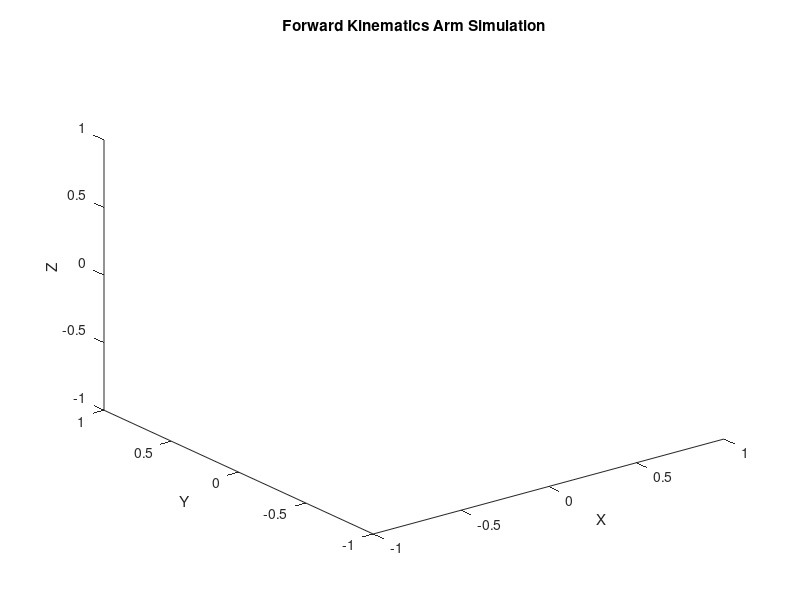

Write the MATLAB code that produced this figure. (Note: this script raises an error after producing the figure.)
%% --------------------------------------------------------------------- %%
% task_1_b.m
%
% Task 1 - Modelling the Robot 
%
% Create a graphical simulation of the robot, based on your DH Table. This 
% only needs to consist of line() objects in Matlab. Increasing the 
% thickness of the line can make the simulation easier to see, particularly 
% after video compression. 
 
% Plot the co-ordinate frames (as I do in class, with appropriate colours) 
% for additional marks. 
 
% Run forward kinematics by incrementing joint angles and plotting the 
% robot. This is a good way to ensure that your DH parameters make sense. 
%% --------------------------------------------------------------------- %%

clf;
clear;

%% --- Constants 
THETA_1 = -18.4349;
THETA_2 = -22.7207;
THETA_3 = 6.0341;
THETA_4 = 16.6865;

%% --- Plot settings
arm_plot = plot3([0 0], [0 0], [0 0]);
title(['Forward Kinematics Arm Simulation']);

xlabel('X');
ylabel('Y'); 
zlabel('Z');

hold on;

pause(2);

%% --- FK: Robotic arm and coordinate frames
[BASE_ROTATION_TM, SHOULDER_TM, ELBOW_TM, WRIST_TM, EE_TM] = FK(THETA_1, THETA_2, THETA_3, THETA_4);

[F_1_X, F_1_Y, F_1_Z, F_2_X, F_2_Y, F_2_Z, F_3_X, F_3_Y, F_3_Z, F_4_X, F_4_Y, F_4_Z, F_5_X, F_5_Y, F_5_Z] = FK_coordinate_frames(THETA_1, THETA_2, THETA_3, THETA_4);

%% --- Process data
ARM_COORDINATES = [BASE_ROTATION_TM SHOULDER_TM ELBOW_TM WRIST_TM EE_TM];

ARM_COORDINATES_X = ARM_COORDINATES(1, :);
ARM_COORDINATES_Y = ARM_COORDINATES(2, :);
ARM_COORDINATES_Z = ARM_COORDINATES(3, :);

% Prepare coordinate frame coordinates
ARM_FRAME_COORDINATE_FORMAT = [ARM_COORDINATES_X; ARM_COORDINATES_Y; ARM_COORDINATES_Z];

F_1_X = [ARM_FRAME_COORDINATE_FORMAT(:, 1) F_1_X];
F_1_Y = [ARM_FRAME_COORDINATE_FORMAT(:, 1) F_1_Y];
F_1_Z = [ARM_FRAME_COORDINATE_FORMAT(:, 1) F_1_Z];

F_2_X = [ARM_FRAME_COORDINATE_FORMAT(:, 2) F_2_X];
F_2_Y = [ARM_FRAME_COORDINATE_FORMAT(:, 2) F_2_Y];
F_2_Z = [ARM_FRAME_COORDINATE_FORMAT(:, 2) F_2_Z];

F_3_X = [ARM_FRAME_COORDINATE_FORMAT(:, 3) F_3_X];
F_3_Y = [ARM_FRAME_COORDINATE_FORMAT(:, 3) F_3_Y];
F_3_Z = [ARM_FRAME_COORDINATE_FORMAT(:, 3) F_3_Z];

F_4_X = [ARM_FRAME_COORDINATE_FORMAT(:, 4) F_4_X];
F_4_Y = [ARM_FRAME_COORDINATE_FORMAT(:, 4) F_4_Y];
F_4_Z = [ARM_FRAME_COORDINATE_FORMAT(:, 4) F_4_Z];

F_5_X = [ARM_FRAME_COORDINATE_FORMAT(:, 5) F_5_X];
F_5_Y = [ARM_FRAME_COORDINATE_FORMAT(:, 5) F_5_Y];
F_5_Z = [ARM_FRAME_COORDINATE_FORMAT(:, 5) F_5_Z];

%% --- Plot robotic arm structure
plot3(ARM_COORDINATES_X, ARM_COORDINATES_Y, ARM_COORDINATES_Z, '-ok');

plot3([0 0], [0 0], [0 0.077], '-ok'); % Add base stem

% Plot frames
plot3([0, 0.021],  [0, 0],     [0, 0],     '-r', 'LineWidth',2);
plot3([0, 0],      [0, 0.021], [0, 0],     '-g', 'LineWidth',2);
plot3([0, 0],      [0, 0],     [0, 0.021], '-b', 'LineWidth',2);

plot3(F_1_X(1, :), F_1_X(2, :), F_1_X(3, :), '-r', 'LineWidth',2);
plot3(F_1_Y(1, :), F_1_Y(2, :), F_1_Y(3, :), '-g', 'LineWidth',2);
plot3(F_1_Z(1, :), F_1_Z(2, :), F_1_Z(3, :), '-b', 'LineWidth',2);

plot3(F_2_X(1, :), F_2_Y(2, :), F_2_Z(3, :), '-r', 'LineWidth',2);
plot3(F_2_X(1, :), F_2_Y(2, :), F_2_Z(3, :), '-g', 'LineWidth',2);
plot3(F_2_X(1, :), F_2_Y(2, :), F_2_Z(3, :), '-b', 'LineWidth',2);

plot3(F_3_X(1, :), F_3_X(2, :), F_3_X(3, :), '-r', 'LineWidth',2);
plot3(F_3_Y(1, :), F_3_Y(2, :), F_3_Y(3, :), '-g', 'LineWidth',2);
plot3(F_3_Z(1, :), F_3_Z(2, :), F_3_Z(3, :), '-b', 'LineWidth',2);

plot3(F_4_X(1, :), F_4_X(2, :), F_4_X(3, :), '-r', 'LineWidth',2);
plot3(F_4_Y(1, :), F_4_Y(2, :), F_4_Y(3, :), '-g', 'LineWidth',2);
plot3(F_4_Z(1, :), F_4_Z(2, :), F_4_Z(3, :), '-b', 'LineWidth',2);

plot3(F_5_X(1, :), F_5_X(2, :), F_5_X(3, :), '-r', 'LineWidth',2);
plot3(F_5_Y(1, :), F_5_Y(2, :), F_5_Y(3, :), '-g', 'LineWidth',2);
plot3(F_5_Z(1, :), F_5_Z(2, :), F_5_Z(3, :), '-b', 'LineWidth',2);


%% --- Plot settings
grid on
axis([0 0.5 -0.5 0.5 0 0.5])